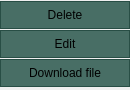
<?xml version="1.0" encoding="UTF-8"?>
<ui version="4.0">
 <class>MesSetting</class>
 <widget class="QWidget" name="MesSetting">
  <property name="geometry">
   <rect>
    <x>0</x>
    <y>0</y>
    <width>130</width>
    <height>90</height>
   </rect>
  </property>
  <property name="sizePolicy">
   <sizepolicy hsizetype="Fixed" vsizetype="Fixed">
    <horstretch>0</horstretch>
    <verstretch>0</verstretch>
   </sizepolicy>
  </property>
  <property name="styleSheet">
   <string notr="true">QPushButton {background-color : #486E65;border-width: 1px; border-style: solid; border-radius: 0px; padding: 6px; border-color: #284E45}
QPushButton:pressed { background-color: #587E75; }</string>
  </property>
  <layout class="QVBoxLayout" name="verticalLayout">
   <property name="spacing">
    <number>0</number>
   </property>
   <property name="sizeConstraint">
    <enum>QLayout::SetNoConstraint</enum>
   </property>
   <property name="leftMargin">
    <number>0</number>
   </property>
   <property name="topMargin">
    <number>0</number>
   </property>
   <property name="rightMargin">
    <number>0</number>
   </property>
   <property name="bottomMargin">
    <number>0</number>
   </property>
   <item>
    <widget class="QPushButton" name="delButton">
     <property name="sizePolicy">
      <sizepolicy hsizetype="Minimum" vsizetype="Fixed">
       <horstretch>0</horstretch>
       <verstretch>0</verstretch>
      </sizepolicy>
     </property>
     <property name="text">
      <string>Delete</string>
     </property>
    </widget>
   </item>
   <item>
    <widget class="QPushButton" name="editButton">
     <property name="text">
      <string>Edit</string>
     </property>
    </widget>
   </item>
   <item>
    <widget class="QPushButton" name="downloadButton">
     <property name="text">
      <string>Download file</string>
     </property>
    </widget>
   </item>
  </layout>
 </widget>
 <resources/>
 <connections/>
</ui>
